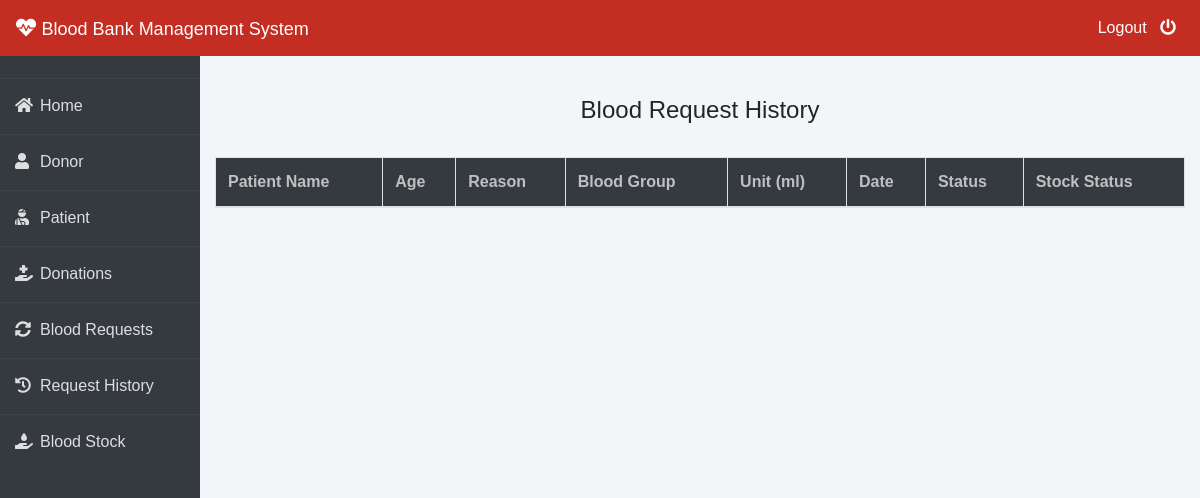
The page /admin-request-history (signed in) on the database as committed earlier.
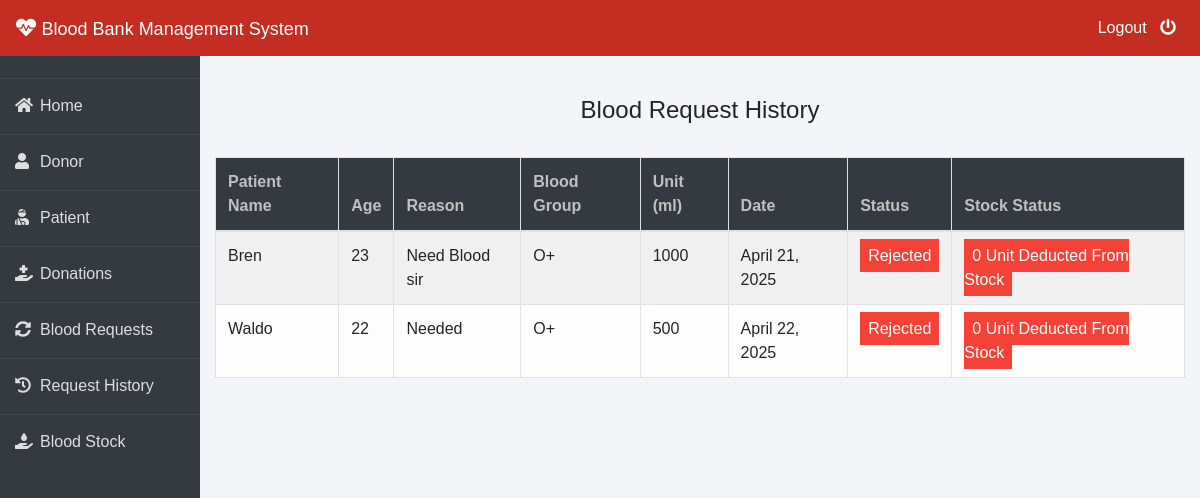
The same page on the database as committed later.
### blood/models.py (models this page shows, shortened)
class BloodRequest(models.Model):
    request_by_patient=models.ForeignKey(pmodels.Patient,null=True,on_delete=models.CASCADE)
    request_by_donor=models.ForeignKey(dmodels.Donor,null=True,on_delete=models.CASCADE)
    patient_name=models.CharField(max_length=30)
    patient_age=models.PositiveIntegerField()
    reason=models.CharField(max_length=500)
    bloodgroup=models.CharField(max_length=10)
    unit=models.PositiveIntegerField(default=0)
    status=models.CharField(max_length=20,default="Pending")
    date=models.DateField(auto_now=True)

### blood/views.py (the view)
# urls.py: path('admin-request-history', views.admin_request_history_view,name='admin-request-history'),
@login_required(login_url='adminlogin')
def admin_request_history_view(request):
    requests=models.BloodRequest.objects.all().exclude(status='Pending')
    return render(request,'blood/admin_request_history.html',{'requests':requests})

### templates/blood/admin_request_history.html (shortened to what this page needs)
{% extends 'blood/adminbase.html' %}
{% block content %}
{% load widget_tweaks %}
{%load static%}
<head>
</head>
<br><br>
<div class="container">
    <H4 class="text-center">Blood Request History</H4><br>
    <table class="table table-light table-hover table-bordered table-striped">
        <thead class="bg-dark">
            <tr>
                <th scope="col" style="color: rgb(192, 192, 192);">Patient Name</th>
                <th scope="col" style="color: rgb(192, 192, 192);">Age</th>
                <th scope="col" style="color: rgb(192, 192, 192);">Reason</th>
                <th scope="col" style="color: rgb(192, 192, 192);">Blood Group</th>
                <th scope="col" style="color: rgb(192, 192, 192);">Unit (ml)</th>
                <th scope="col" style="color: rgb(192, 192, 192);">Date</th>
                <th scope="col" style="color: rgb(192, 192, 192);">Status</th>
                <th scope="col" style="color: rgb(192, 192, 192);">Stock Status</th>
            </tr>
        </thead>
        <tbody>
            {% for t in requests %}
            <tr>
                <td> {{t.patient_name}}</td>
                <td>{{t.patient_age}}</td>
                <td>{{t.reason}}</td>
                <td>{{t.bloodgroup}}</td>
                <td>{{t.unit}}</td>
                <td>{{t.date}}</td>
                {% if t.status == 'Approved' %}
                <td><span class="label success"> Approved</span></td>
                <td><span class="label success"> {{t.unit}} Unit Deducted From Stock</span></td>
                {% else %}
                <td><span class="label danger">Rejected</span></td>
                <td><span class="label danger"> 0 Unit Deducted From Stock</span></td>
                {% endif %}
            </tr>
            {% endfor %}
        </tbody>
    </table>
</div>
{% endblock content %}

Rows that differ between the two databases and show on the page:
added BloodRequest: patient_name "Bren", patient_age "23", reason "Need Blood sir", bloodgroup "O+", unit "1000", date "April 21, 2025", status "Rejected"
added BloodRequest: patient_name "Waldo", patient_age "22", reason "Needed", bloodgroup "O+", unit "500", date "April 22, 2025", status "Rejected"
